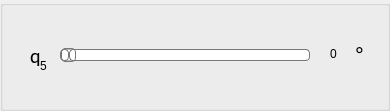
                <widget class="QGroupBox" name="q5_slider_group">
                    <property name="geometry">
                        <rect>
                            <x>40</x>
                            <y>520</y>
                            <width>390</width>
                            <height>111</height>
                        </rect>
                    </property>
                    <property name="minimumSize">
                        <size>
                            <width>2</width>
                            <height>0</height>
                        </size>
                    </property>
                    <property name="title">
                        <string />
                    </property>
                    <widget class="QLabel" name="q5_label2_2">
                        <property name="geometry">
                            <rect>
                                <x>40</x>
                                <y>50</y>
                                <width>21</width>
                                <height>31</height>
                            </rect>
                        </property>
                        <property name="text">
                            <string>5</string>
                        </property>
                    </widget>
                    <widget class="QSlider" name="q5_slider">
                        <property name="geometry">
                            <rect>
                                <x>60</x>
                                <y>40</y>
                                <width>250</width>
                                <height>30</height>
                            </rect>
                        </property>
                        <property name="styleSheet">
                            <string notr="true">QSlider::groove:horizontal {
                                border: 1px solid #bbb;
                                background: white;
                                height: 10px;
                                border-radius: 4px;
                                }

                                QSlider::sub-page:horizontal {
                                background: qlineargradient(x1: 0, y1: 0, x2: 0, y2: 1,
                                stop: 0 #66e, stop: 1 #bbf);
                                background: qlineargradient(x1: 0, y1: 0.2, x2: 1, y2: 1,
                                stop: 0 #bbf, stop: 1 #55f);
                                border: 1px solid #777;
                                height: 10px;
                                border-radius: 4px;
                                }

                                QSlider::add-page:horizontal {
                                background: #fff;
                                border: 1px solid #777;
                                height: 10px;
                                border-radius: 4px;
                                }

                                QSlider::handle:horizontal {
                                background: qlineargradient(x1:0, y1:0, x2:1, y2:1,
                                stop:0 #eee, stop:1 #ccc);
                                border: 1px solid #777;
                                width: 13px;
                                margin-top: -2px;
                                margin-bottom: -2px;
                                border-radius: 4px;
                                }

                                QSlider::handle:horizontal:hover {
                                background: qlineargradient(x1:0, y1:0, x2:1, y2:1,
                                stop:0 #fff, stop:1 #ddd);
                                border: 1px solid #444;
                                border-radius: 4px;
                                }

                                QSlider::sub-page:horizontal:disabled {
                                background: #bbb;
                                border-color: #999;
                                }

                                QSlider::add-page:horizontal:disabled {
                                background: #eee;
                                border-color: #999;
                                }

                                QSlider::handle:horizontal:disabled {
                                background: #eee;
                                border: 1px solid #aaa;
                                border-radius: 4px;
                                }</string>
                        </property>
                        <property name="orientation">
                            <enum>Qt::Horizontal</enum>
                        </property>
                    </widget>
                    <widget class="QLabel" name="q5_label2">
                        <property name="geometry">
                            <rect>
                                <x>30</x>
                                <y>40</y>
                                <width>16</width>
                                <height>31</height>
                            </rect>
                        </property>
                        <property name="styleSheet">
                            <string notr="true"> QLabel{

                                font-size: 20px;
                                font-family: Calibri;

                                }</string>
                        </property>
                        <property name="text">
                            <string>q</string>
                        </property>
                    </widget>
                    <widget class="QWidget" name="layoutWidget">
                        <property name="geometry">
                            <rect>
                                <x>330</x>
                                <y>40</y>
                                <width>51</width>
                                <height>27</height>
                            </rect>
                        </property>
                        <layout class="QHBoxLayout" name="horizontalLayout_6">
                            <property name="spacing">
                                <number>0</number>
                            </property>
                            <item>
                                <widget class="QLabel" name="q5">
                                    <property name="text">
                                        <string>0</string>
                                    </property>
                                </widget>
                            </item>
                            <item>
                                <widget class="QLabel" name="degreeLabel_5">
                                    <property name="styleSheet">
                                        <string notr="true"> QLabel{

                                            font-size: 20px;
                                            font-family: Calibri;

                                            }</string>
                                    </property>
                                    <property name="text">
                                        <string>°</string>
                                    </property>
                                </widget>
                            </item>
                        </layout>
                    </widget>
                </widget>
